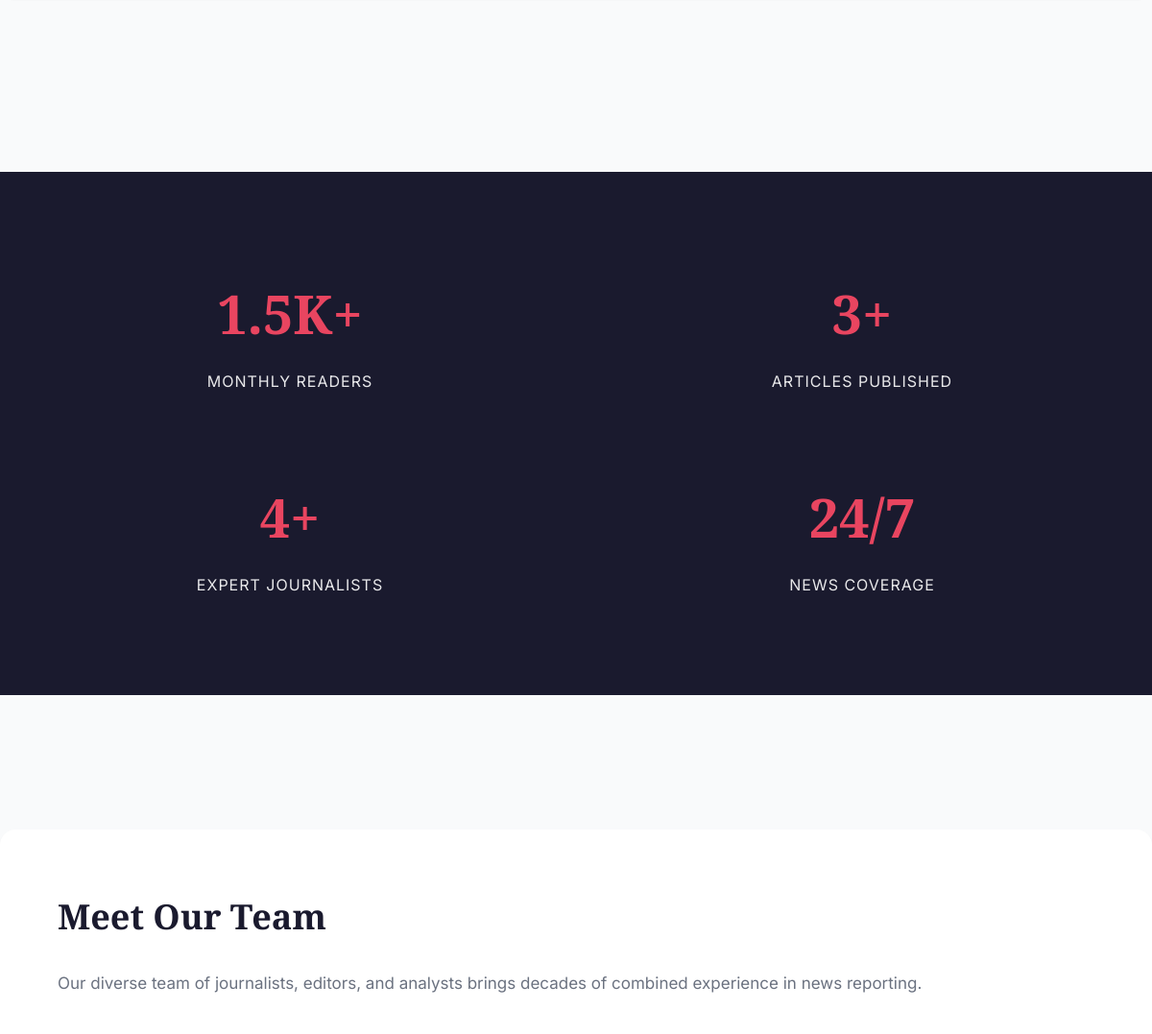
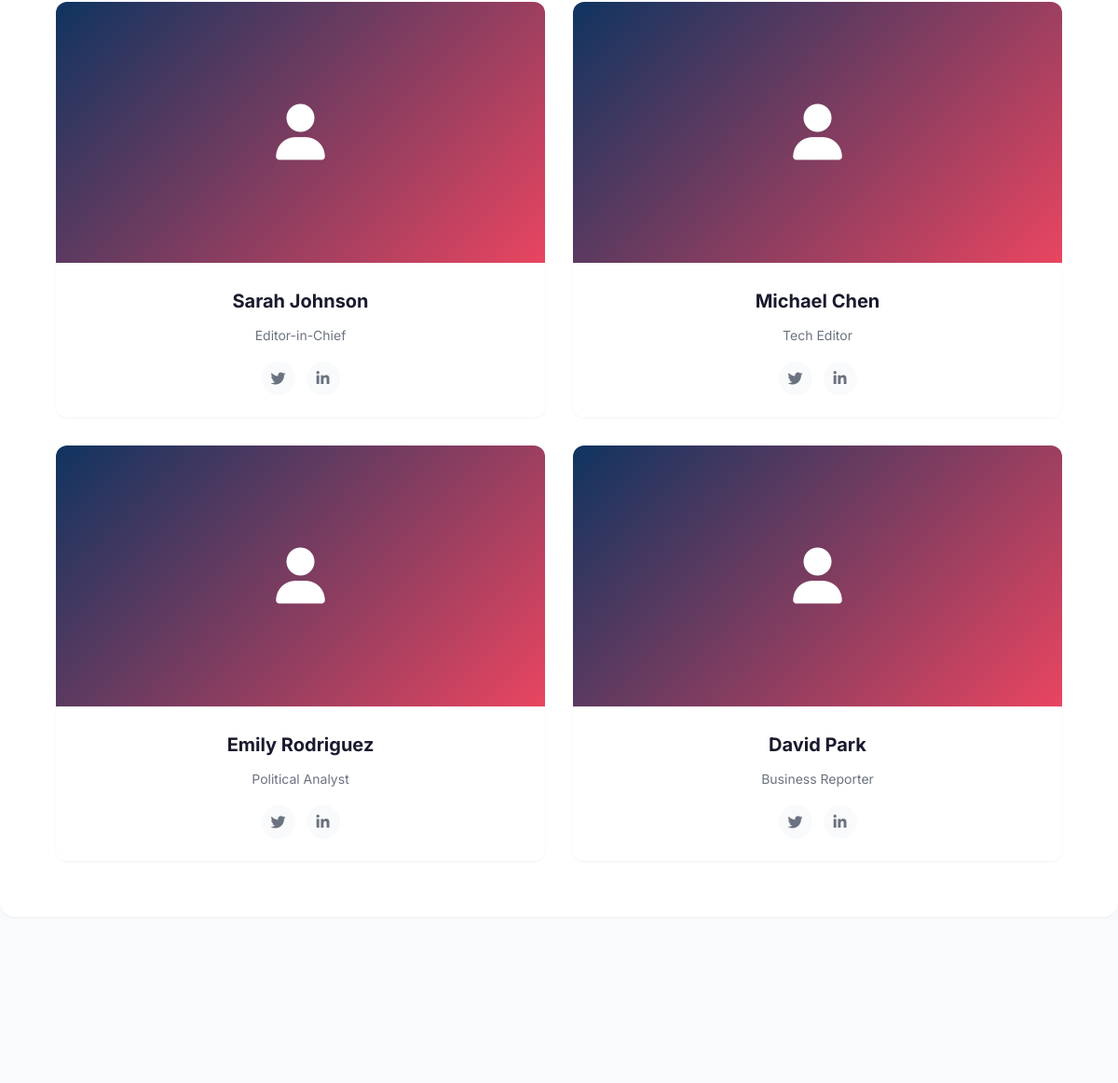
Page /about/ (middle part) on the earlier database version (2 pictures, top to bottom).
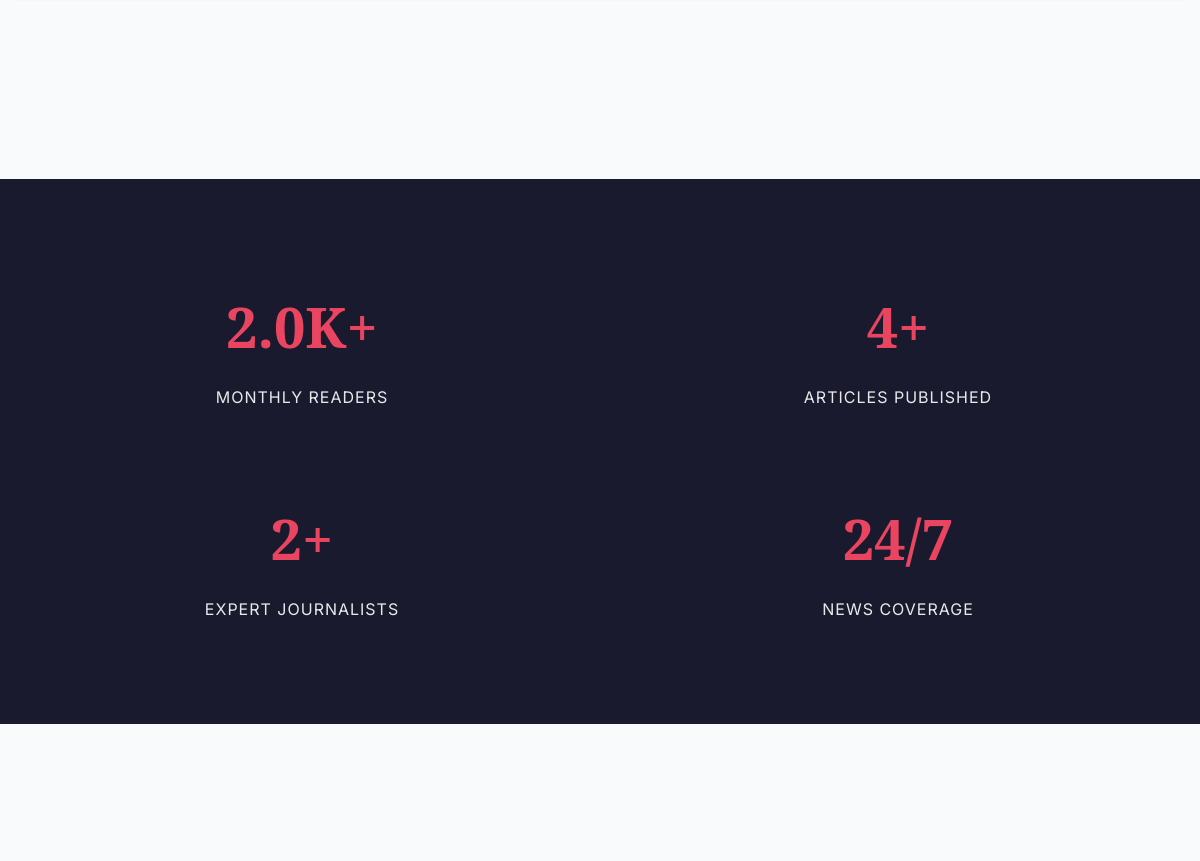
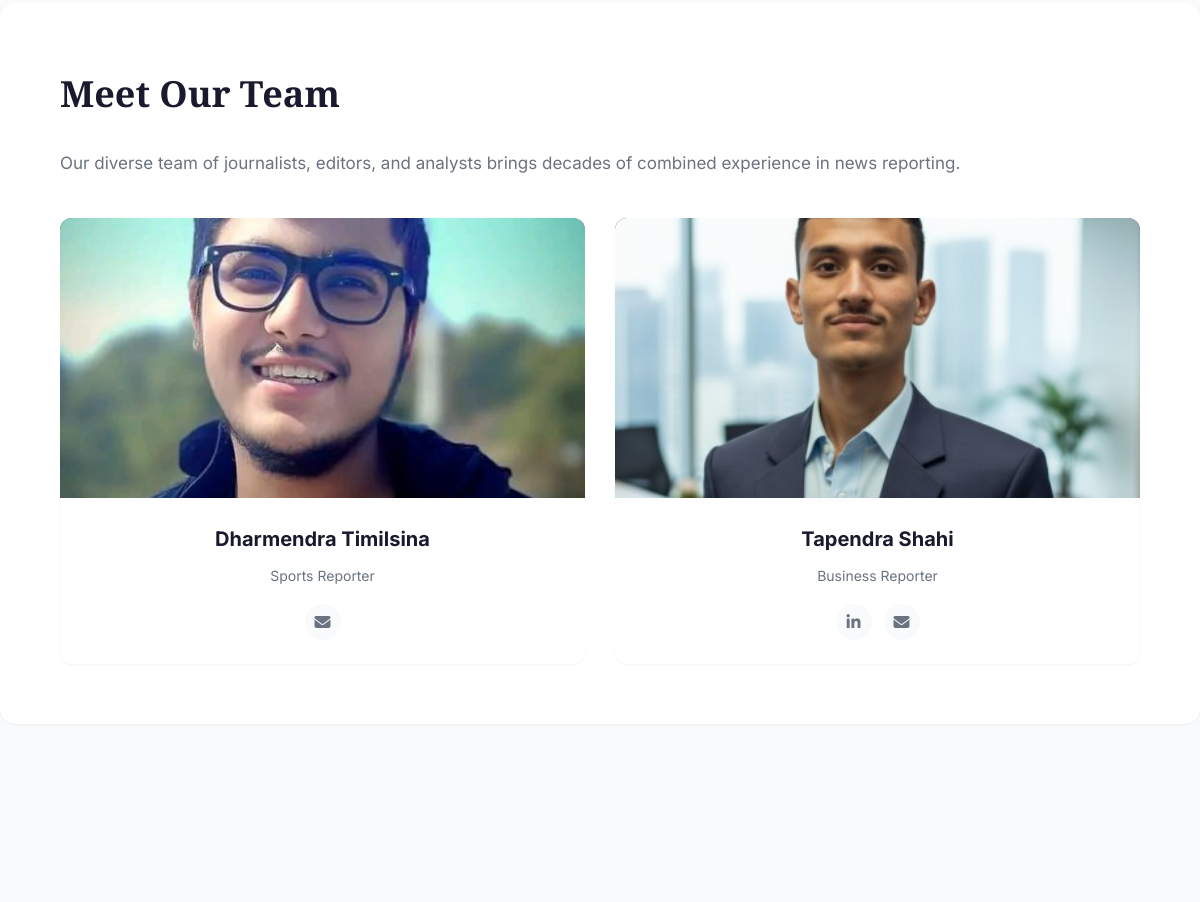
Same page on the later database version (2 pictures, top to bottom).
### news/models.py (models this page shows, shortened)
class TeamMember(models.Model):
    ROLE_CHOICES = [
        ('editor_in_chief', 'Editor-in-Chief'),
        ('tech_editor', 'Tech Editor'),
        ('political_analyst', 'Political Analyst'),
        ('business_reporter', 'Business Reporter'),
        ('sports_reporter', 'Sports Reporter'),
        ('senior_editor', 'Senior Editor'),
        ('staff_writer', 'Staff Writer'),
        ('photographer', 'Photographer'),
        ('video_journalist', 'Video Journalist'),
    ]
    name = models.CharField(max_length=255)
    role = models.CharField(max_length=50, choices=ROLE_CHOICES)
    bio = models.TextField(blank=True, help_text="Brief biography of the team member")
    photo = models.ImageField(upload_to='team_photos/', blank=True, null=True, help_text="Professional headshot")
    email = models.EmailField(blank=True, help_text="Professional email address")
    twitter_url = models.URLField(blank=True, help_text="Twitter profile URL")
    linkedin_url = models.URLField(blank=True, help_text="LinkedIn profile URL")
    is_active = models.BooleanField(default=True, help_text="Is this team member currently active?")
    order = models.IntegerField(default=0, help_text="Display order (lower numbers appear first)")
    joined_date = models.DateField(auto_now_add=True)
    class Meta:
        ordering = ['order', 'name']
        verbose_name = 'Team Member'
        verbose_name_plural = 'Team Members'

### news/views.py (the view)
# urls.py: path('about/', views.about, name='about'),
def about(request):
    total_articles = News.objects.count()
    def format_number(num):
        if num >= 1000000:
            return f"{num / 1000000:.1f}M+"
        elif num >= 1000:
            return f"{num / 1000:.1f}K+"
        else:
            return f"{num}+"
    monthly_readers_raw = total_articles * 500 if total_articles > 0 else 0
    team_members = TeamMember.objects.filter(is_active=True).order_by('order', 'name')
    expert_journalists = team_members.count()
    context = {
        'total_articles': total_articles,
        'total_articles_formatted': format_number(total_articles),
        'monthly_readers': monthly_readers_raw,
        'monthly_readers_formatted': format_number(monthly_readers_raw),
        'expert_journalists': expert_journalists if expert_journalists > 0 else 4,
        'team_members': team_members,
    }
    return render(request, 'news/about.html', context)

### news/templates/news/about.html (shortened to what this page needs)
<!DOCTYPE html>
<html lang="en">
<head>
    <link rel="stylesheet" href="https://cdnjs.cloudflare.com/ajax/libs/font-awesome/6.4.0/css/all.min.css">
</head>
<body>
<div class="container about-content">
</div>
<section class="stats-section">
    <div class="container">
        <div class="stats-grid">
            <div class="stat-item">
                <div class="stat-number">{{ monthly_readers_formatted }}</div>
                <div class="stat-label">Monthly Readers</div>
            </div>
            <div class="stat-item">
                <div class="stat-number">{{ total_articles_formatted }}</div>
                <div class="stat-label">Articles Published</div>
            </div>
            <div class="stat-item">
                <div class="stat-number">{{ expert_journalists }}+</div>
                <div class="stat-label">Expert Journalists</div>
            </div>
            <div class="stat-item">
                <div class="stat-number">24/7</div>
                <div class="stat-label">News Coverage</div>
            </div>
        </div>
    </div>
</section>
<div class="container about-content">
    <div class="about-section">
        <h2>Meet Our Team</h2>
        <p style="margin-bottom: 40px;">
            Our diverse team of journalists, editors, and analysts brings decades of combined experience in news reporting.
        </p>
        <div class="team-grid">
            {% if team_members %}
                {% for member in team_members %}
                <div class="team-member">
                    <div class="team-photo">
                        {% if member.photo %}
                            <img src="{{ member.photo.url }}" alt="{{ member.name }}" style="width: 100%; height: 100%; object-fit: cover;">
                        {% else %}
                            <i class="fas fa-user"></i>
                        {% endif %}
                    </div>
                    <div class="team-info">
                        <div class="team-name">{{ member.name }}</div>
                        <div class="team-role">{{ member.get_role_display }}</div>
                        <div class="team-social">
                            {% if member.linkedin_url %}
                                <a href="{{ member.linkedin_url }}" target="_blank" rel="noopener"><i class="fab fa-linkedin-in"></i></a>
                            {% endif %}
                            {% if member.email %}
                                <a href="mailto:{{ member.email }}" title="Email {{ member.name }}"><i class="fas fa-envelope"></i></a>
                            {% endif %}
                        </div>
                    </div>
                </div>
                {% endfor %}
            {% else %}
                <div class="team-member">
                    <div class="team-photo">
                        <i class="fas fa-user"></i>
                    </div>
                    <div class="team-info">
                        <div class="team-name">Sarah Johnson</div>
                        <div class="team-role">Editor-in-Chief</div>
                        <div class="team-social">
                            <a href="#"><i class="fab fa-twitter"></i></a>
                            <a href="#"><i class="fab fa-linkedin-in"></i></a>
                        </div>
                    </div>
                </div>
                <div class="team-member">
                    <div class="team-photo">
                        <i class="fas fa-user"></i>
                    </div>
                    <div class="team-info">
                        <div class="team-name">Michael Chen</div>
                        <div class="team-role">Tech Editor</div>
                        <div class="team-social">
                            <a href="#"><i class="fab fa-twitter"></i></a>
                            <a href="#"><i class="fab fa-linkedin-in"></i></a>
                        </div>
                    </div>
                </div>
                <div class="team-member">
                    <div class="team-photo">
                        <i class="fas fa-user"></i>
                    </div>
                    <div class="team-info">
                        <div class="team-name">Emily Rodriguez</div>
                        <div class="team-role">Political Analyst</div>
                        <div class="team-social">
                            <a href="#"><i class="fab fa-twitter"></i></a>
                            <a href="#"><i class="fab fa-linkedin-in"></i></a>
                        </div>
                    </div>
                </div>
                <div class="team-member">
                    <div class="team-photo">
                        <i class="fas fa-user"></i>
                    </div>
                    <div class="team-info">
                        <div class="team-name">David Park</div>
                        <div class="team-role">Business Reporter</div>
                        <div class="team-social">
                            <a href="#"><i class="fab fa-twitter"></i></a>
                            <a href="#"><i class="fab fa-linkedin-in"></i></a>
                        </div>
                    </div>
                </div>
            {% endif %}
        </div>
    </div>
</div>
</body>
</html>

### news/templates/news/about.html (style rules this page uses)
:root { --primary-color: #1a1a2e; --accent-color: #0f3460; --highlight-color: #e94560; --text-primary: #1a1a2e; --text-secondary: #6b7280; --text-light: #9ca3af; --bg-primary: #ffffff; --bg-secondary: #f9fafb; --bg-tertiary: #f3f4f6; --border-color: #e5e7eb; --shadow-sm: 0 1px 2px 0 rgba(0, 0, 0, 0.05); --shadow-md: 0 4px 6px -1px rgba(0, 0, 0, 0.1); --shadow-lg: 0 10px 15px -3px rgba(0, 0, 0, 0.1); --shadow-xl: 0 20px 25px -5px rgba(0, 0, 0, 0.1); }
* { margin: 0; padding: 0; box-sizing: border-box; }
body { font-family: 'Inter', -apple-system, BlinkMacSystemFont, sans-serif; background: var(--bg-secondary); color: var(--text-primary); line-height: 1.7; -webkit-font-smoothing: antialiased; -moz-osx-font-smoothing: grayscale; }
.container { max-width: 1320px; margin: 0 auto; padding: 0 24px; }
.about-content { padding: 80px 0; }
.about-section { background: var(--bg-primary); border-radius: 16px; padding: 60px; margin-bottom: 40px; box-shadow: var(--shadow-sm); }
.about-section h2 { font-family: 'Playfair Display', serif; font-size: 36px; color: var(--primary-color); margin-bottom: 24px; }
.about-section p { font-size: 17px; line-height: 1.8; color: var(--text-secondary); margin-bottom: 20px; }
.stats-section { background: var(--primary-color); color: white; padding: 80px 0; margin: 60px 0; }
.stats-grid { display: grid; grid-template-columns: repeat(4, 1fr); gap: 40px; text-align: center; }
.stat-item { padding: 20px; }
.stat-number { font-family: 'Playfair Display', serif; font-size: 56px; font-weight: 800; color: var(--highlight-color); margin-bottom: 10px; }
.stat-label { font-size: 16px; opacity: 0.9; text-transform: uppercase; letter-spacing: 1px; }
.team-grid { display: grid; grid-template-columns: repeat(4, 1fr); gap: 30px; margin-top: 40px; }
.team-member { background: var(--bg-primary); border-radius: 12px; overflow: hidden; text-align: center; transition: all 0.3s; box-shadow: var(--shadow-sm); }
.team-photo { width: 100%; height: 280px; background: linear-gradient(135deg, var(--accent-color), var(--highlight-color)); display: flex; align-items: center; justify-content: center; font-size: 60px; color: white; }
.team-info { padding: 24px; }
.team-name { font-size: 20px; font-weight: 700; color: var(--primary-color); margin-bottom: 8px; }
.team-role { font-size: 14px; color: var(--text-secondary); margin-bottom: 16px; }
.team-social { display: flex; gap: 12px; justify-content: center; }
.team-social a { width: 36px; height: 36px; border-radius: 50%; background: var(--bg-secondary); display: flex; align-items: center; justify-content: center; color: var(--text-secondary); text-decoration: none; transition: all 0.2s; }
@media (max-width: 1200px) { .values-grid, .team-grid { grid-template-columns: repeat(2, 1fr); } }
@media (max-width: 1200px) { .stats-grid { grid-template-columns: repeat(2, 1fr); } }

Differences in the rows shown:
added TeamMember: photo (picture), name "Dharmendra Timilsina", role "Sports Reporter"
added TeamMember: photo (picture), name "Tapendra Shahi", role "Business Reporter"
Other differences:
{{ monthly_readers_formatted }}: "1.5K+" → "2.0K+"
{{ total_articles_formatted }}: "3+" → "4+"
{{ expert_journalists }}: "4" → "2"
text no longer shown: "Sarah Johnson Editor-in-Chief Michael Chen Tech Editor Emily Rodriguez Political Analyst David Park Business Reporter"
